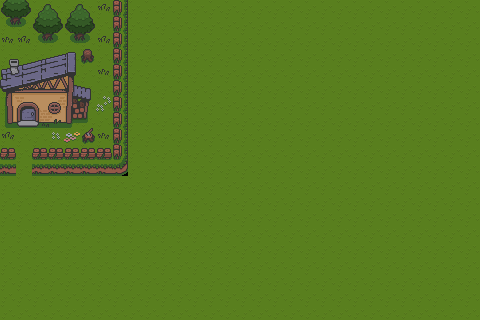

Rendered tile map (Tiled .tmx) drawn with the repository's tilesets; below, a short description and the full map source, tile grids included:
An orthogonal 30x20 tile map with 16x16 px tiles, 2 tile layers (Слой тайлов 1, Слой тайлов 2), 2 tilesets.

<map version="1.10" tiledversion="1.11.2" orientation="orthogonal" renderorder="right-down" width="30" height="20" tilewidth="16" tileheight="16" infinite="0" nextlayerid="3" nextobjectid="1">
 <tileset firstgid="1" name="Overworld_Tileset" tilewidth="16" tileheight="16" tilecount="234" columns="18">
  <image source="../Overworld_Tileset.png" width="288" height="208" />
 </tileset>
 <tileset firstgid="235" name="water_tile_anim_strip_8" tilewidth="16" tileheight="16" tilecount="8" columns="8">
  <image source="../water_tile_anim_strip_8.png" width="128" height="16" />
 </tileset>
 <layer id="1" name="Слой тайлов 1" width="30" height="20">
  <data encoding="csv">
25,25,25,25,25,25,25,22,25,25,25,25,25,25,25,25,25,25,25,25,25,25,25,25,25,25,25,25,25,25,
25,25,25,25,25,25,25,22,25,25,25,25,25,25,25,25,25,25,25,25,25,25,25,25,25,25,25,25,25,25,
25,25,25,25,25,25,25,22,25,25,25,25,25,25,25,25,25,25,25,25,25,25,25,25,25,25,25,25,25,25,
25,25,25,25,25,25,25,22,25,25,25,25,25,25,25,25,25,25,25,25,25,25,25,25,25,25,25,25,25,25,
25,25,25,25,25,25,25,22,25,25,25,25,25,25,25,25,25,25,25,25,25,25,25,25,25,25,25,25,25,25,
25,25,25,25,25,25,25,22,25,25,25,25,25,25,25,25,25,25,25,25,25,25,25,25,25,25,25,25,25,25,
25,25,25,25,25,25,25,22,25,25,25,25,25,25,25,25,25,25,25,25,25,25,25,25,25,25,25,25,25,25,
25,25,25,25,25,25,25,22,25,25,25,25,25,25,25,25,25,25,25,25,25,25,25,25,25,25,25,25,25,25,
25,25,25,25,25,25,25,22,25,25,25,25,25,25,25,25,25,25,25,25,25,25,25,25,25,25,25,25,25,25,
25,25,25,25,25,25,25,22,25,25,25,25,25,25,25,25,25,25,25,25,25,25,25,25,25,25,25,25,25,25,
38,25,38,38,38,38,38,40,25,25,25,25,25,25,25,25,25,25,25,25,25,25,25,25,25,25,25,25,25,25,
25,25,25,25,25,25,25,25,25,25,25,25,25,25,25,25,25,25,25,25,25,25,25,25,25,25,25,25,25,25,
25,25,25,25,25,25,25,25,25,25,25,25,25,25,25,25,25,25,25,25,25,25,25,25,25,25,25,25,25,25,
25,25,25,25,25,25,25,25,25,25,25,25,25,25,25,25,25,25,25,25,25,25,25,25,25,25,25,25,25,25,
25,25,25,25,25,25,25,25,25,25,25,25,25,25,25,25,25,25,25,25,25,25,25,25,25,25,25,25,25,25,
25,25,25,25,25,25,25,25,25,25,25,25,25,25,25,25,25,25,25,25,25,25,25,25,25,25,25,25,25,25,
25,25,25,25,25,25,25,25,25,25,25,25,25,25,25,25,25,25,25,25,25,25,25,25,25,25,25,25,25,25,
25,25,25,25,25,25,25,25,25,25,25,25,25,25,25,25,25,25,25,25,25,25,25,25,25,25,25,25,25,25,
25,25,25,25,25,25,25,25,25,25,25,25,25,25,25,25,25,25,25,25,25,25,25,25,25,25,25,25,25,25,
25,25,25,25,25,25,25,25,25,25,25,25,25,25,25,25,25,25,25,25,25,25,25,25,25,25,25,25,25,25
</data>
 </layer>
 <layer id="2" name="Слой тайлов 2" width="30" height="20">
  <data encoding="csv">
184,185,166,167,166,167,58,98,0,0,0,0,0,0,0,0,0,0,0,0,0,0,0,0,0,0,0,0,0,0,
202,203,184,185,184,185,0,98,0,0,0,0,0,0,0,0,0,0,0,0,0,0,0,0,0,0,0,0,0,0,
57,58,202,203,202,203,58,98,0,0,0,0,0,0,0,0,0,0,0,0,0,0,0,0,0,0,0,0,0,0,
13,14,15,16,17,76,0,98,0,0,0,0,0,0,0,0,0,0,0,0,0,0,0,0,0,0,0,0,0,0,
31,32,33,34,35,36,57,98,0,0,0,0,0,0,0,0,0,0,0,0,0,0,0,0,0,0,0,0,0,0,
49,50,51,52,53,54,0,98,0,0,0,0,0,0,0,0,0,0,0,0,0,0,0,0,0,0,0,0,0,0,
67,68,69,70,71,72,73,98,0,0,0,0,0,0,0,0,0,0,0,0,0,0,0,0,0,0,0,0,0,0,
85,86,87,88,89,90,0,98,0,0,0,0,0,0,0,0,0,0,0,0,0,0,0,0,0,0,0,0,0,0,
58,0,0,91,74,77,57,98,0,0,0,0,0,0,0,0,0,0,0,0,0,0,0,0,0,0,0,0,0,0,
97,0,97,97,97,97,97,98,0,0,0,0,0,0,0,0,0,0,0,0,0,0,0,0,0,0,0,0,0,0,
0,0,0,0,0,0,0,0,0,0,0,0,0,0,0,0,0,0,0,0,0,0,0,0,0,0,0,0,0,0,
0,0,0,0,0,0,0,0,0,0,0,0,0,0,0,0,0,0,0,0,0,0,0,0,0,0,0,0,0,0,
0,0,0,0,0,0,0,0,0,0,0,0,0,0,0,0,0,0,0,0,0,0,0,0,0,0,0,0,0,0,
0,0,0,0,0,0,0,0,0,0,0,0,0,0,0,0,0,0,0,0,0,0,0,0,0,0,0,0,0,0,
0,0,0,0,0,0,0,0,0,0,0,0,0,0,0,0,0,0,0,0,0,0,0,0,0,0,0,0,0,0,
0,0,0,0,0,0,0,0,0,0,0,0,0,0,0,0,0,0,0,0,0,0,0,0,0,0,0,0,0,0,
0,0,0,0,0,0,0,0,0,0,0,0,0,0,0,0,0,0,0,0,0,0,0,0,0,0,0,0,0,0,
0,0,0,0,0,0,0,0,0,0,0,0,0,0,0,0,0,0,0,0,0,0,0,0,0,0,0,0,0,0,
0,0,0,0,0,0,0,0,0,0,0,0,0,0,0,0,0,0,0,0,0,0,0,0,0,0,0,0,0,0,
0,0,0,0,0,0,0,0,0,0,0,0,0,0,0,0,0,0,0,0,0,0,0,0,0,0,0,0,0,0
</data>
 </layer>
</map>
